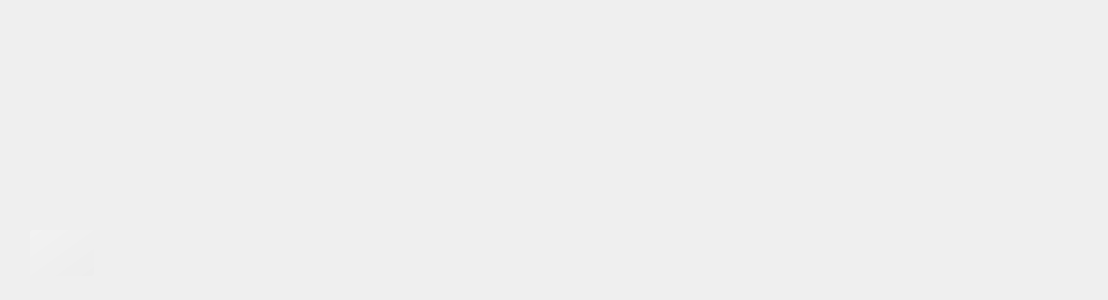
<?xml version="1.0" encoding="UTF-8"?>
<ui version="4.0">
 <class>StoreHeroBanner</class>
 <widget class="QWidget" name="StoreHeroBanner">
  <property name="geometry">
   <rect>
    <x>0</x>
    <y>0</y>
    <width>1108</width>
    <height>300</height>
   </rect>
  </property>
  <property name="windowTitle">
   <string>Form</string>
  </property>
  <layout class="QHBoxLayout" name="layout">
   <property name="spacing">
    <number>0</number>
   </property>
   <property name="leftMargin">
    <number>0</number>
   </property>
   <property name="topMargin">
    <number>0</number>
   </property>
   <property name="rightMargin">
    <number>0</number>
   </property>
   <property name="bottomMargin">
    <number>0</number>
   </property>
   <item>
    <widget class="QWidget" name="contentWidget" native="true">
     <property name="sizePolicy">
      <sizepolicy hsizetype="Fixed" vsizetype="Preferred">
       <horstretch>0</horstretch>
       <verstretch>0</verstretch>
      </sizepolicy>
     </property>
     <property name="minimumSize">
      <size>
       <width>1096</width>
       <height>0</height>
      </size>
     </property>
     <property name="maximumSize">
      <size>
       <width>1096</width>
       <height>16777215</height>
      </size>
     </property>
     <layout class="QVBoxLayout" name="contentLayout">
      <property name="leftMargin">
       <number>24</number>
      </property>
      <property name="topMargin">
       <number>88</number>
      </property>
      <property name="bottomMargin">
       <number>24</number>
      </property>
      <item>
       <spacer name="contentVerticalSpacer">
        <property name="orientation">
         <enum>Qt::Orientation::Vertical</enum>
        </property>
        <property name="sizeHint" stdset="0">
         <size>
          <width>20</width>
          <height>40</height>
         </size>
        </property>
       </spacer>
      </item>
      <item>
       <widget class="QLabel" name="titleLabel">
        <property name="font">
         <font>
          <pointsize>24</pointsize>
          <bold>true</bold>
         </font>
        </property>
        <property name="text">
         <string notr="true"/>
        </property>
        <property name="textFormat">
         <enum>Qt::TextFormat::PlainText</enum>
        </property>
       </widget>
      </item>
      <item>
       <widget class="QLabel" name="countdownLabel">
        <property name="font">
         <font>
          <pointsize>15</pointsize>
          <bold>true</bold>
         </font>
        </property>
        <property name="text">
         <string notr="true"/>
        </property>
        <property name="textFormat">
         <enum>Qt::TextFormat::PlainText</enum>
        </property>
       </widget>
      </item>
      <item>
       <widget class="QLabel" name="descriptionLabel">
        <property name="maximumSize">
         <size>
          <width>536</width>
          <height>16777215</height>
         </size>
        </property>
        <property name="font">
         <font>
          <pointsize>11</pointsize>
         </font>
        </property>
        <property name="text">
         <string notr="true"/>
        </property>
        <property name="textFormat">
         <enum>Qt::TextFormat::PlainText</enum>
        </property>
        <property name="wordWrap">
         <bool>true</bool>
        </property>
       </widget>
      </item>
      <item alignment="Qt::AlignmentFlag::AlignLeft">
       <widget class="QPushButton" name="primaryButton">
        <property name="sizePolicy">
         <sizepolicy hsizetype="Minimum" vsizetype="Preferred">
          <horstretch>0</horstretch>
          <verstretch>0</verstretch>
         </sizepolicy>
        </property>
        <property name="styleSheet">
         <string notr="true">background-color: qlineargradient(spread:pad, x1:0, y1:0, x2:1, y2:1, stop:0 rgb(242, 242, 242), stop:1 rgb(237, 237, 237));
border-radius: 3px;
color: rgb(33, 33, 33);
padding: 16px;</string>
        </property>
        <property name="text">
         <string notr="true"/>
        </property>
       </widget>
      </item>
     </layout>
    </widget>
   </item>
  </layout>
 </widget>
 <resources/>
 <connections/>
</ui>
